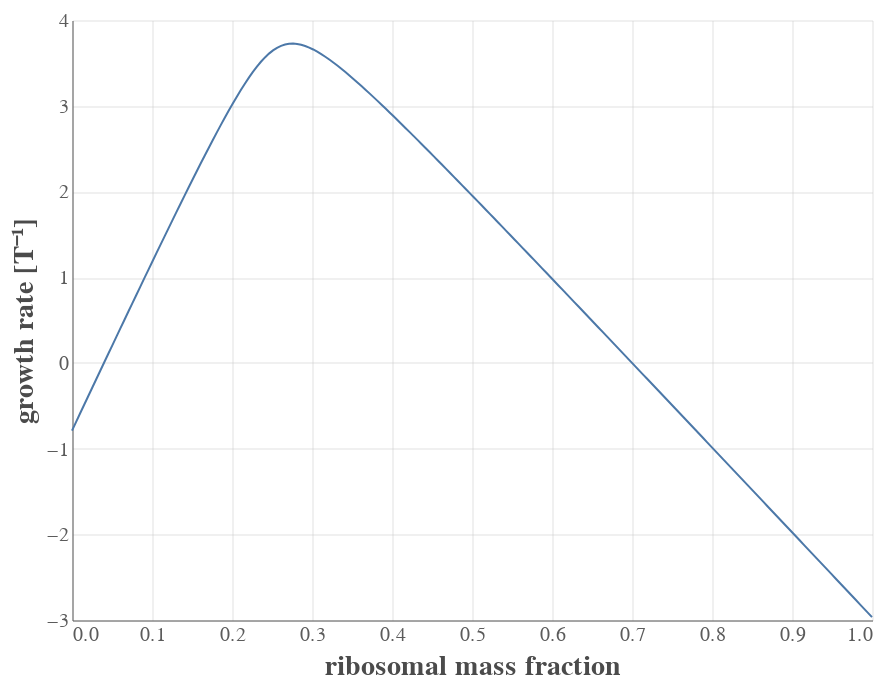

Here is the notebook cell this chart was saved with:
### Markdown cell above
While nasty, this is a rather concise expression for calculating the growth rate given knowledge of the ribosomal mass fraction *and* having some knowledge of how the translational capacity changes as a function of the nutrient concentration. It's difficult to look at Equation 28 and see its profile, so below we set up a small plot

### Code cell
# Define a function for Equation 28. 
def compute_growthrate(phi_R, gamma_max, nu, theta_0,
                        phi_R_max=0.7, phi_R_min=0.04,
                        beta=1):
    """
    Computes the steady-state growth rate. 

    Parameters
    ----------
    phi_R: float or numpy array
        The ribosomal mass fraction of the proteome. Must be between 0 and 1
    gamma_max: float or numpy array
        The maximum translational capacity in dimensions of inverse time. 
    nu: float or numpy array 
        The nutritional capacity of the system. Note that this is assumed 
        to be indepenent of the nutrient and is a fixed value. 
    theta_0 : float or numpy array
        The Michaelis-Menten constant of the nutrient mass fraction.
    """
    # Compute the mass fraction differences for simplicity
    phi_R_min_quant = phi_R - phi_R_min
    phi_R_max_quant = phi_R_max - phi_R
    
    # Compute the numerator piecewise
    prefix = beta * (gamma_max * phi_R_min_quant + nu * phi_R_max_quant)
    sqrt_a = beta * (gamma_max * phi_R_min_quant)**2
    sqrt_b = 2 * beta * gamma_max * nu * phi_R_min_quant * phi_R_max_quant
    sqrt_c = beta * (nu * phi_R_max_quant)**2
    sqrt_d = 4 * gamma_max * nu * theta_0 * phi_R_min_quant * phi_R_max_quant
    numer = prefix - np.sqrt(beta * (sqrt_a - sqrt_b + sqrt_c + sqrt_d))
    denom = 2 * beta - theta_0
    return numer / denom

# Define the ribosomal mass fraction and instantiate the dataframe
phi_r = np.linspace(0, 1, 200)
gr_df = pd.DataFrame(phi_r.T, columns=['phi_R'])
gr_df['rate_hr'] = compute_growthrate(phi_r, 20, 10, 0.03)


# Set up the plot. 
base = alt.Chart(gr_df).mark_line().encode(
            x=alt.X(field='phi_R', type='quantitative', title='ribosomal mass fraction'),
            y=alt.Y(field='rate_hr', type='quantitative', title='growth rate [T\u207b\u00b9]'))
base

### Figure 1 — Vega-Lite specification as saved in the notebook (floating-point values rounded to 4 significant figures; data arrays with more than 128 entries replaced by an {"elided": "..."} marker saying what was removed)
{"config": {"background": "white", "group": {"fill": "white"}, "view": {"strokeWidth": 0, "height": 300, "width": 400, "fill": "#ffffff"}, "point": {"size": 40, "filled": true, "opacity": 1, "strokeWidth": 0.75, "stroke": "#FFFFFF"}, "square": {"size": 40, "filled": true, "opacity": 1, "strokeWidth": 0.75, "stroke": "#FFFFFF"}, "circle": {"size": 40, "filled": true, "opacity": 1, "strokeWidth": 0.75, "stroke": "#FFFFFF"}, "line": {"size": 1}, "axis": {"domainColor": "#5b5b5b", "domainWidth": 0.5, "labelColor": "#5b5b5b", "labelFontSize": 10, "labelFont": "Nunito", "titleFont": "Nunito", "titleFontWeight": 700, "titleFontSize": 14, "titleColor": "#4b4b4b", "titleAnchorX": "start", "X": {"titleAnchor": "end"}, "Y": {"titleAnchor": "start"}, "grid": true, "gridColor": "#c1c1c1", "gridWidth": 0.25, "ticks": false}, "range": {"category": ["#4c4b4c", "#3373ba", "#5cb75b", "#d8534f", "#8066ad", "#f0ad4d"]}, "legend": {"labelFontSize": 14, "labelFont": "Nunito", "titleFont": "Nunito", "titleFontSize": 14, "titleFontWeight": 700, "titleFontColor": "#44b4b4b", "symbolSize": 75}, "title": {"font": "Nunito", "fontWeight": 700, "fontSize": 14, "fontColor": "#4b4b4b", "anchor": "start"}}, "data": {"name": "data-d9773030dcfd082e4008847d0f0d6378"}, "mark": "line", "encoding": {"x": {"type": "quantitative", "field": "phi_R", "title": "ribosomal mass fraction"}, "y": {"type": "quantitative", "field": "rate_hr", "title": "growth rate [T⁻¹]"}}, "$schema": "https://vega.github.io/schema/vega-lite/v4.8.1.json", "datasets": {"data-d9773030dcfd082e4008847d0f0d6378": {"elided": "200 records"}}}
